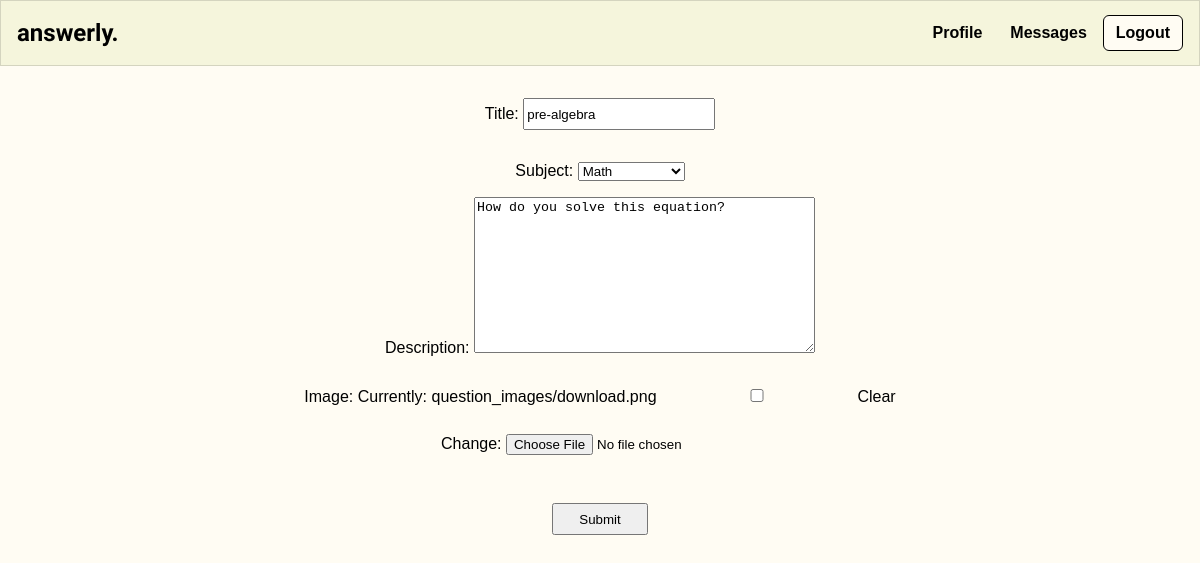
The app's page /update-question/32 (signed in) with its own data.
### questions/models.py (models this page shows, shortened)
class Question(models.Model):
    class Subject(models.TextChoices):
        MATH = 'Math'
        SCIENCE = 'Science'
        SOCIAL_STUDIES = 'Social Studies'
        ELA = 'Ela'
    author = models.ForeignKey(User, on_delete=models.SET_NULL, null=True)
    title = models.CharField(max_length=200)
    subject = models.CharField(max_length=20, choices = Subject.choices, null=False, blank=False )
    description = models.TextField(null=True, blank=True)
    participants = models.ManyToManyField(User, related_name='participants', blank=True)
    updated = models.DateTimeField(auto_now=True)
    image = models.ImageField(default='default.jpg', upload_to='question_images', blank=True, null=True)
    created = models.DateTimeField(auto_now_add=True)

### questions/views.py (the view)
# urls.py: path('update-question/<str:pk>', updateQuestion, name='update-question' ),
@login_required(login_url="questions:login")
def updateQuestion(request, pk):
    question = Question.objects.get(id=pk)
    form = QuestionForm(instance = question)
    if request.method == 'POST':
        form = QuestionForm(request.POST, instance = question)
        if form.is_valid():
            form.save()
            return redirect('questions:list-questions')
    context = {
        'form': form
    }
    return render(request, 'questions/create_question.html', context)

### questions/forms.py
class QuestionForm(ModelForm):
    class Meta:
        model = Question
        fields = '__all__'
        exclude = ['author', 'participants', 'created']

### questions/templates/questions/create_question.html (shortened to what this page needs)
{% extends 'main.html' %}
{% block content %}
<div>
    <center>
        <form method="POST" action="" enctype="multipart/form-data">
            {{form.as_p}}
            <input type="submit" value="Submit">
        </form>
    </center>
</div>
{% endblock content %}

### static/styles/main.css (style rules this page uses)
input { min-width: 12rem; margin: 1rem 0; }
a { color: #71c6dd; text-decoration: None; }
:root { --primary: #fffcf3; --secondary: #fff; --font-color: #000; --accent: #f5f5dc; }
body { color: var(--font-color); font-family: sans-serif; background: var(--primary); margin: 0; }
input[type="text"], input[type="password"] { min-height: 2rem; min-width: 12rem; }
input[type="submit"], button { min-height: 2rem; min-width: 6rem; }
a { color: var(--font-color); text-decoration: none; }

### records on screen
Question: title "pre-algebra", subject "Math", description "How do you solve this equation?"
